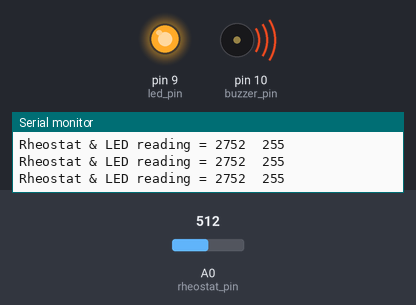
Recording of a sketch running on a simulated Arduino Uno, built with avr-gcc and run on an emulated ATmega328P. On the bench: output pins drawn as LEDs (lit = HIGH), buzzer (waves = sounding), the last lines printed to the serial monitor. The inputs (shaded band) are chosen by the test bench; at power-on: A0 (rheostat_pin) = 512.

Above: at 1.2 s.
1.3 s: A0 (rheostat_pin) set to 124
At 2.4 s:
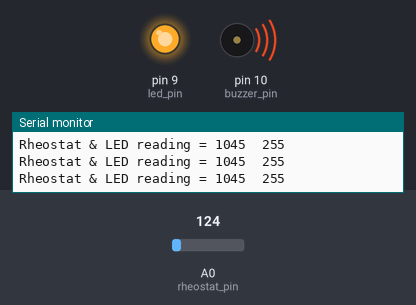
2.8 s: A0 (rheostat_pin) set to 112
At 3.6 s:
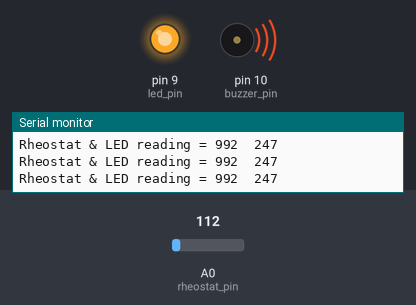
4.3 s: A0 (rheostat_pin) set to 0
At 5.0 s:
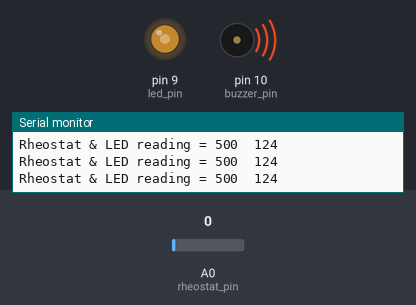
Timing chart, 0 to 7.3 s (numbered marks = the images above; inputs shaded):
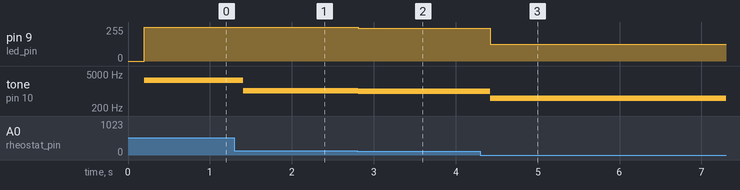

The sketch:

rheostat_buzzer_led.ino
```cpp
int buzzer_pin = 10;
int rheostat_pin = A0;
int rheostat_reading = 0;
int led_pin = 9;
int led_reading = 0;

void setup() {
  // put your setup code here, to run once:
pinMode (buzzer_pin, OUTPUT);
pinMode (rheostat_pin, INPUT);
pinMode (led_pin, OUTPUT);
Serial.begin (4800);
}

void loop() {
  // put your main code here, to run repeatedly:
delay(200);
rheostat_reading = analogRead (rheostat_pin);
led_reading = analogRead (rheostat_pin);
rheostat_reading = map (rheostat_reading, 0, 1023, 500, 5000);
led_reading = map (rheostat_reading, 0, 1023, 0, 255);
led_reading = constrain (led_reading, 0, 255);
Serial.print ("Rheostat & LED reading = ");
Serial.print (rheostat_reading);
Serial.print ("\t");
Serial.print (led_reading);
Serial.print("\n");
tone (buzzer_pin, rheostat_reading);
analogWrite (led_pin, led_reading);
}
```

Measured:
- after the input at 1.3 s, tone on pin 10 (buzzer_pin): 2752 Hz → 1045 Hz after 0.11 s
- after the input at 2.8 s, pin 9 (led_pin): 255/255 → 247/255 at once; tone on pin 10 (buzzer_pin): 1045 Hz → 992 Hz at once
- after the input at 4.3 s, pin 9 (led_pin): 247/255 → 124/255 after 0.12 s; tone on pin 10 (buzzer_pin): 992 Hz → 500 Hz after 0.12 s
